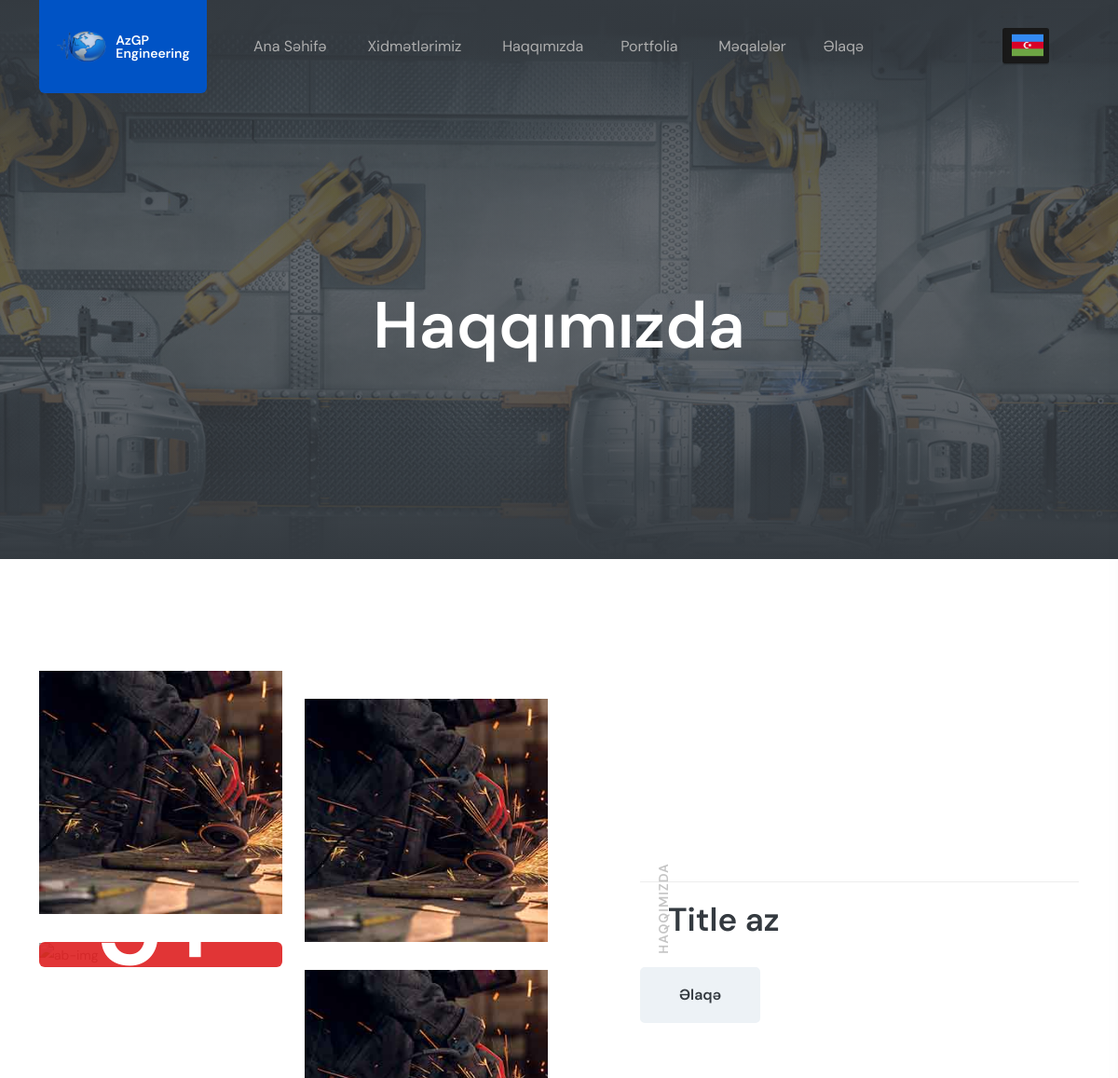
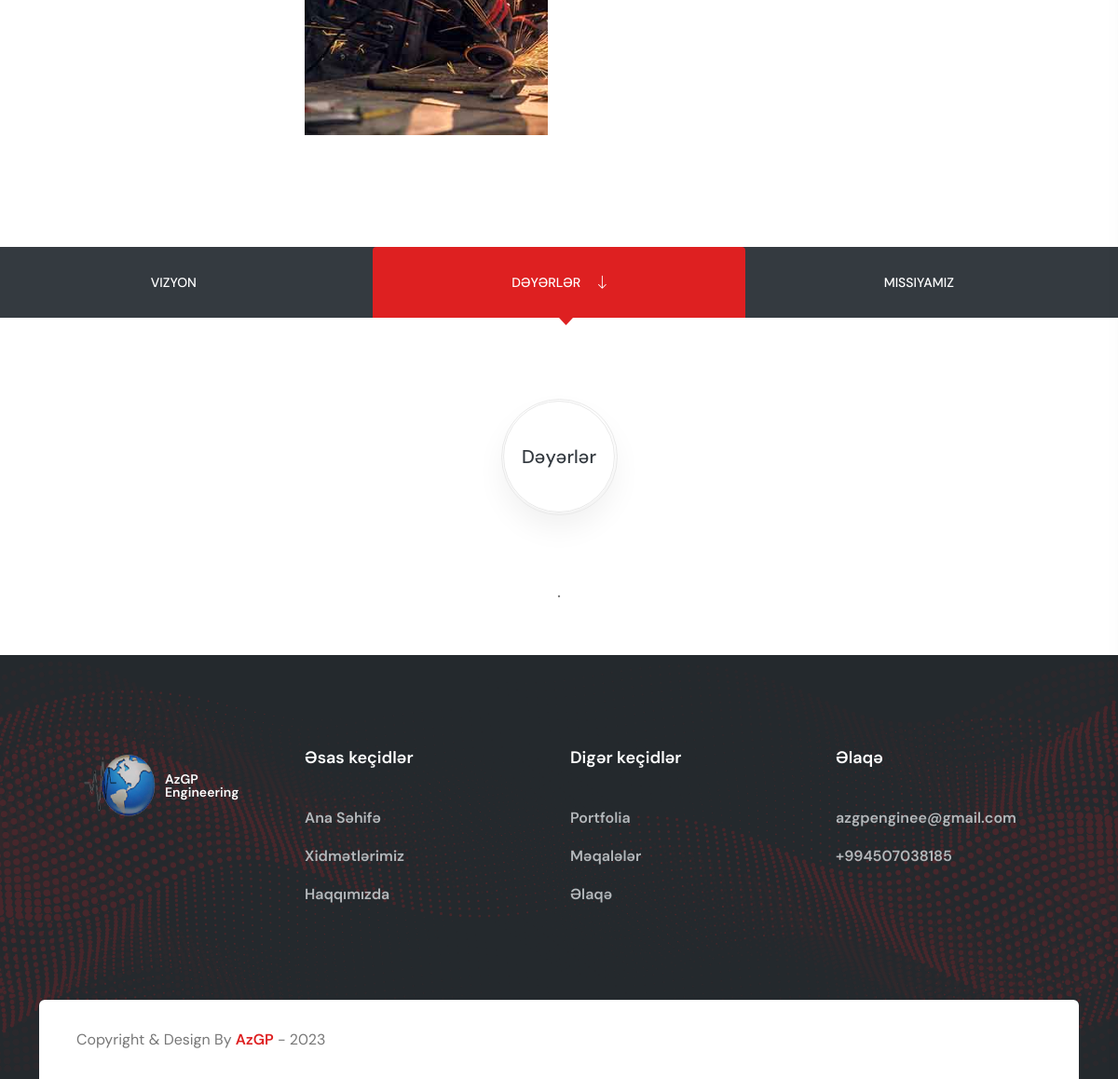
/about, run on the app's committed database (2 pictures, top to bottom).
### app/models.py (models this page shows, shortened)
class About(models.Model):
    image1 = models.ImageField(null=True)
    image2 = models.ImageField(null=True)
    image3 = models.ImageField(null=True)
    title = models.CharField(max_length=440)
    description = models.TextField(max_length=400)
    vision = models.TextField(null=True)
    mission = models.TextField(null=True)
    projects = models.TextField(null=True)

### app/views.py (the view)
# urls.py: path('about',about,name='about'),
def about(request):
    about = {}
    if About.objects.exists():
        about = About.objects.first()
    context = {
        'about':about
    }
    return render(request,'about.html',context)

### templates/about.html (shortened to what this page needs)
<!doctype html>
{% load static %}
{% load i18n %}
<html class="no-js" lang="zxx">
<head>
      <link rel="stylesheet" href="{% static 'assets/css/bootstrap.css' %}">
      <link rel="stylesheet" href="{% static 'assets/css/meanmenu.css' %}">
      <link rel="stylesheet" href="{% static 'assets/css/animate.css' %}">
      <link rel="stylesheet" href="{% static 'assets/css/owl-carousel.css' %}">
      <link rel="stylesheet" href="{% static 'assets/css/swiper-bundle.css' %}">
      <link rel="stylesheet" href="{% static 'assets/css/backtotop.css' %}">
      <link rel="stylesheet" href="{% static 'assets/css/magnific-popup.css' %}">
      <link rel="stylesheet" href="{% static 'assets/css/nice-select.css' %}">
      <link rel="stylesheet" href="{% static 'assets/css/flaticon.css' %}">
      <link rel="stylesheet" href="{% static 'assets/css/font-awesome-pro.css' %}">
      <link rel="stylesheet" href="{% static 'assets/css/spacing.css' %}">
      <link rel="stylesheet" href="{% static 'assets/css/style.css' %}">
   </head>
   <body>
      <header id="header-sticky" class="header-area">
         <div class="container">
               <div class="row align-items-center">
                  <div class="col-xl-2 col-lg-2 col-md-6 col-6">
                     <div class="logo-area">
                           <div class="logo">
                              <a href="{% url 'home' %}" style="display: flex;justify-content:center;align-items:center; width:100%;"><img style="width:30%;filter:opacity(0.8);height:40px;" src="{% static 'azgp_logo2.png' %}" alt=""><div style="display: grid;line-height:14px;color:white;font-weight:600;margin-left:10px;"><span>AzGP</span><span>Engineering</span></div></a>
                           </div>
                     </div>
                  </div>
                  <div class="col-xl-9 col-lg-8 col-md-6 col-6">
                     <div class="menu-area menu-padding">
                           <div class="main-menu">
                              <nav id="mobile-menu">
                                 <ul>
                                    <li ><a href="{% url 'home' %}">Ana Səhifə</a>
                                    </li>
                                    <li><a href="{% url 'services' %}">Xidmətlərimiz</a>
                                    </li>
                                    <li ><a href="{% url 'about' %}">Haqqımızda</a>
                                       <li><a href="{% url 'portfolio' %}">Portfolia</a></li>
                                    <li ><a href="{% url 'blog' %}">Məqalələr</a>
                                    <li><a href="{% url 'contact' %}">Əlaqə</a></li>
                                 </ul>
                              </nav>
                           </div>
                     </div>
                  </div>
                  <div class="col-xl-1 col-lg-2 d-none d-lg-block">
                     <div class="header-info f-right">
                        <div class="dinozavr"
                        style="display:flex;align-items:center;justify-content:center;gap:2rem;">
                        <div id="lang_selector" class="language-dropdown">
                            <label for="toggle" class="lang-flag lang-en" title="Click to select the language">
                                <span class="flag"></span>
                            </label>
                        </div>
                    </div>
                     </div>
                  </div>
               </div>
         </div>
      </header>
      <main>
      <section class="page__title-area page__title-height page__title-overlay d-flex align-items-center" data-background="{% static 'assets/img/bg/page-bg.jpg' %}">
         <div class="container">
            <div class="row">
               <div class="col-xxl-12">
                  <div class="page__title-wrapper mt-100">
                     <h3 class="page__title mt-20">Haqqımızda</h3>
                  </div>
               </div>
            </div>
         </div>
      </section>
      <section class="about__area-2 pt-150 pb-90">
         <div class="container">
            <div class="row align-items-center">
               <div class="col-xl-6 col-lg-6">
                  <div class="row">
                     <div class="col-xl-6 col-lg-6 col-md-6">
                        <div class="about__sm-image about__sm-image-df">
                           <div class="sm-image__item w-img mb-30">
                              <a ><img src="{{about.image1}}" alt="ab-img"></a>
                           </div>
                           <div class="sm-image__item w-img mb-30">
                              <a ><img src="{% static 'assets/img/about/2/about-img-3.jpg' %}" alt="ab-img"></a>
                              <div class="sm-image__content">
                                 <div class="sm-number">
                                    <a href="#">5+</a>
                                    <p>ildən çox təcrübə</p>
                                 </div>
                              </div>
                           </div>
                        </div>
                     </div>
                     <div class="col-xl-6 col-lg-6 col-md-6">
                        <div class="about__sm-image">
                           <div class="sm-image__item w-img mb-30">
                              <a ><img src="{{about.image1}}" alt="ab-img"></a>
                           </div>
                           <div class="sm-image__item w-img mb-30">
                              <a ><img src="{{about.image1}}" alt="ab-img"></a>
                           </div>
                        </div>
                     </div>
                  </div>
               </div>
               <div class="col-xl-6 col-lg-6">
                  <div class="ab-left-content">
                     <div class="section__wrapper mb-30">
                        <h4 class="section__title">{{about.title}}</h4>
                        <div class="r-text">
                           <span>Haqqımızda</span>
                        </div>
                     </div>
                     <div class="ab-button mb-30">
                        <a href="{% url 'contact' %}" class="tp-btn-d">Əlaqə</a>
                     </div>
                  </div>
               </div>
            </div>
         </div>
      </section>
      <section class="company__about">
         <div class="row g-0">
            <div class="col-xl-12">
               <div class="company__about-tab">
                  <ul class="nav nav-tabs about-tabs" id="myTab" role="tablist">
                     <li class="nav-item abst-item abst-item" role="presentation">
                        <button class="nav-link abst-item-link" id="home-tab" data-bs-toggle="tab" data-bs-target="#home" type="button" role="tab" aria-controls="home" aria-selected="true">Vizyon </button>
                     </li>
                     <li class="nav-item abst-item" role="presentation">
                        <button class="nav-link active abst-item-link" id="profile-tab" data-bs-toggle="tab" data-bs-target="#profile" type="button" role="tab" aria-controls="profile" aria-selected="false">Dəyərlər <i class="fa-light fa-arrow-down-long"></i></button>
                     </li>
                     <li class="nav-item abst-item" role="presentation">
                        <button class="nav-link abst-item-link" id="contact-tab" data-bs-toggle="tab" data-bs-target="#contact" type="button" role="tab" aria-controls="contact" aria-selected="false">Missiyamız </button>
                     </li>
                  </ul>
               </div>
            </div>
         </div>
         <div class="container">
            <div class="row">
               <div class="tab-content company__about-tabs-content" id="myTabContent">
                  <div class="tab-pane fade show active pt-90 pb-40" id="profile" role="tabpanel" aria-labelledby="profile-tab">
                     <div class="row justify-content-center">
                        <div class="col-xl-8">
                           <div class="company__sm-about text-center">
                              <span class="animate">Dəyərlər</span>
                              <p>{{about.value}}.</p>
                           </div>
                        </div>
                     </div>
                  </div>
               </div>
            </div>
         </div>
      </section>
     </main>
      <footer>
         <div class="footer-area black-bg-2 pt-100 fix">
            <div class="container">
               <div class="row">
                  <div class="col-xl-3 col-lg-3 col-md-3 col-sm-4">
                     <div class="footer__widget mb-40">
                        <div class="footer__logo">
                           <a href="{% url 'home' %}" style="display: flex;justify-content:center;align-items:center; width:100%;margin-bottom:auto"><img style="width:30%;filter:opacity(0.8);height:80px;" src="{% static 'azgp_logo2.png' %}" alt=""><div style="display: grid;line-height:14px;color:white;font-weight:600;margin-left:10px;"><span>AzGP</span><span>Engineering</span></div></a>
                        </div>
                     </div>
                  </div>
                  <div class="col-xl-3 col-lg-3 col-md-3 col-sm-4 col-6">
                     <div class="footer__widget mb-40">
                        <h5 class="footer__widget-title">Əsas keçidlər</h5>
                        <div class="footer__widget-content">
                           <div class="footer__links">
                              <ul>
                                 <li ><a href="{% url 'home' %}">Ana Səhifə</a>
                                 </li>
                                 <li><a href="{% url 'services' %}">Xidmətlərimiz</a>
                                 </li>
                                 <li ><a href="{% url 'about' %}">Haqqımızda</a>
                              </ul>
                        </div>
                        </div>
                     </div>
                  </div>
                  <div class="col-xl-3 col-lg-3 col-md-3 col-sm-4 col-6">
                     <div class="footer__widget mb-40">
                        <h5 class="footer__widget-title">Digər keçidlər</h5>
                        <div class="footer__widget-content">
                           <div class="footer__links">
                              <ul>
                                 <li><a href="{% url 'portfolio' %}">Portfolia</a></li>
                              <li ><a href="{% url 'blog' %}">Məqalələr</a>
                              <li><a href="{% url 'contact' %}">Əlaqə</a></li>
                              </ul>
                        </div>
                        </div>
                     </div>
                  </div>
                  <div class="col-xl-2 col-lg-2 col-md-3 col-sm-4 col-6">
                     <div class="footer__widget mb-40">
                        <h5 class="footer__widget-title">Əlaqə</h5>
                        <div class="footer__widget-content">
                           <div class="footer__links">
                              <ul>
                                 <li><a  href="https://azgpengineering@gmail.com">azgpenginee@gmail.com</a></li>
                                 <li><a  href="tel:+994507038185">+994507038185</a></li>
                              </ul>
                        </div>
                        </div>
                     </div>
                  </div>
               </div>
               <div class="footer__copyright white-bg mt-60">
                  <div class="row">
                     <div class="col-xl-6 col-lg-6 col-md-6 col-sm-6">
                        <div class="footer__copyright-text">
                           <p>Copyright & Design By <a href="#">AzGP</a> - 2023</p>
                        </div>
                     </div>
                  </div>
               </div>
            </div>
            <div class="footer__shape-1">
               <img src="{% static 'assets/img/footer/footer-shape-1.png' %}" alt="">
            </div>
            <div class="footer__shape-2">
               <img src="{% static 'assets/img/footer/footer-shape-2.png' %}" alt="">
            </div>
         </div>
      </footer>
   </body>
</html>

### static/assets/css/spacing.css (style rules this page uses)
.mt-20 { margin-top:20px }
.mt-60 { margin-top:60px }
.mt-100 { margin-top:100px }
.mb-30 { margin-bottom:30px }
.mb-40 { margin-bottom:40px }
.pt-90 { padding-top:90px }
.pt-100 { padding-top:100px }
.pt-150 { padding-top:150px }
.pb-40 { padding-bottom:40px }
.pb-90 { padding-bottom:90px }

### templates/about.html (style rules this page uses)
.logo { background-color:#0053c5; }

### data on the page
About: image1 (picture), title "Title az"
